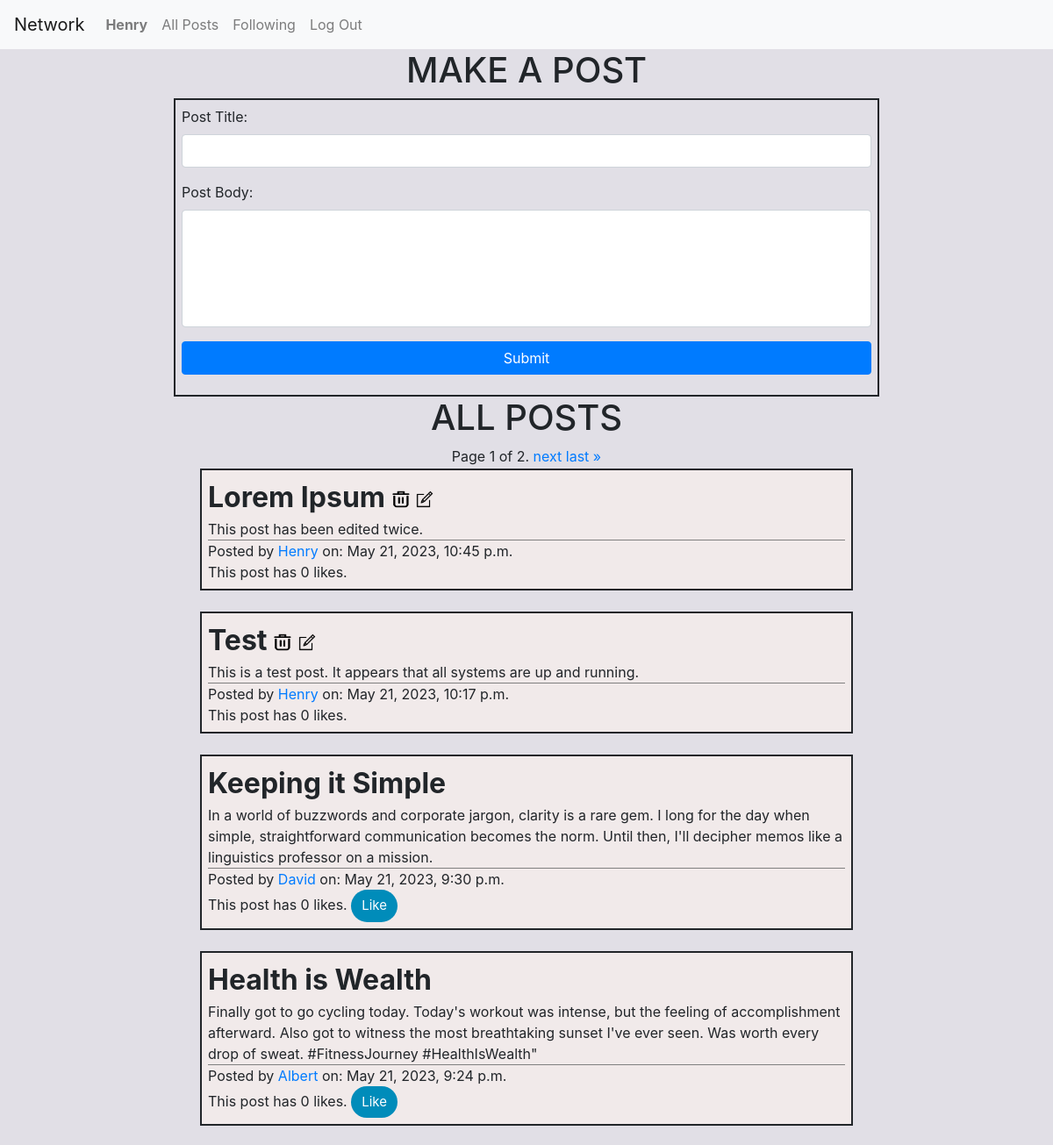
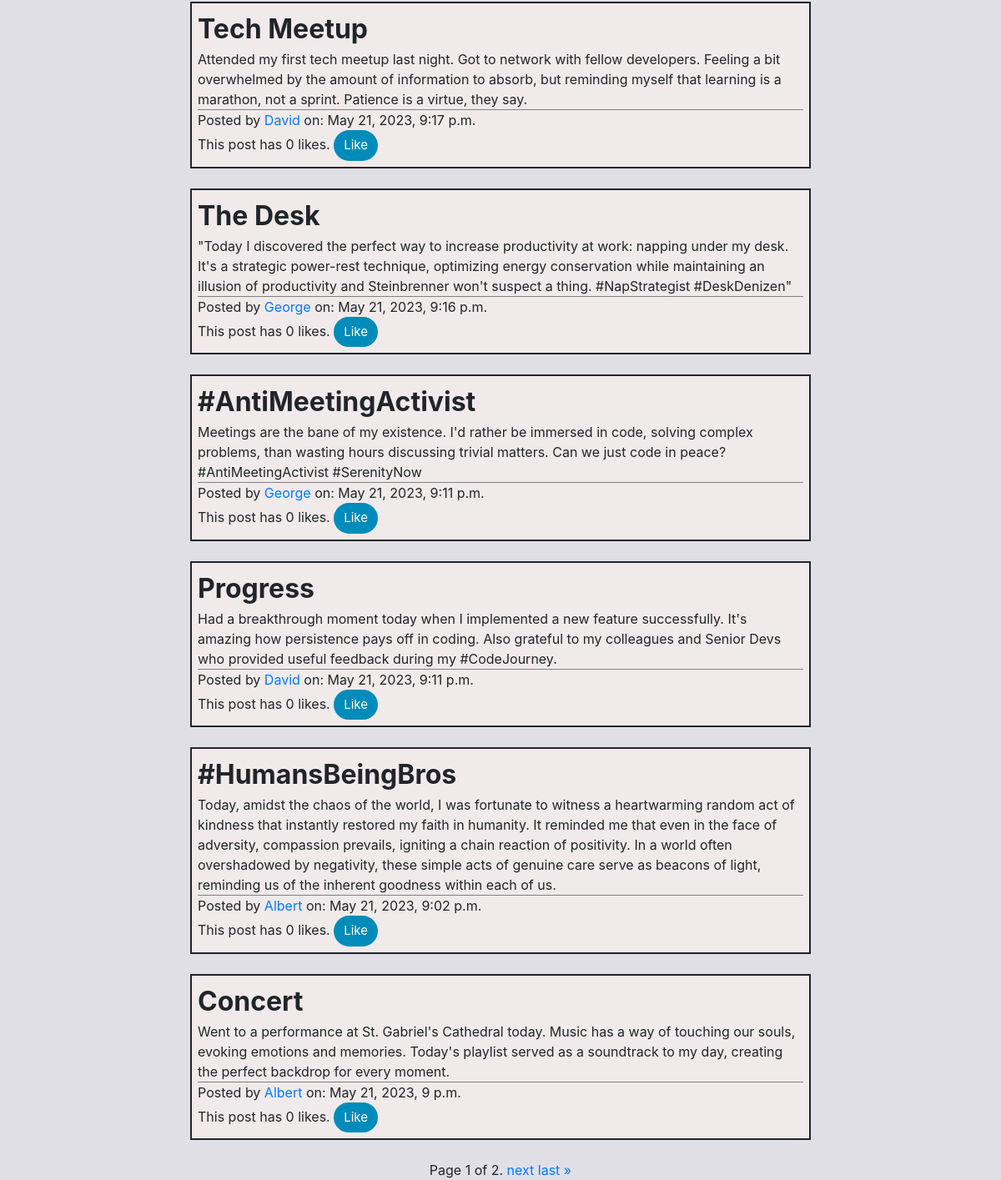
/ (signed in), run on an earlier commit of the app's database (2 pictures, top to bottom).
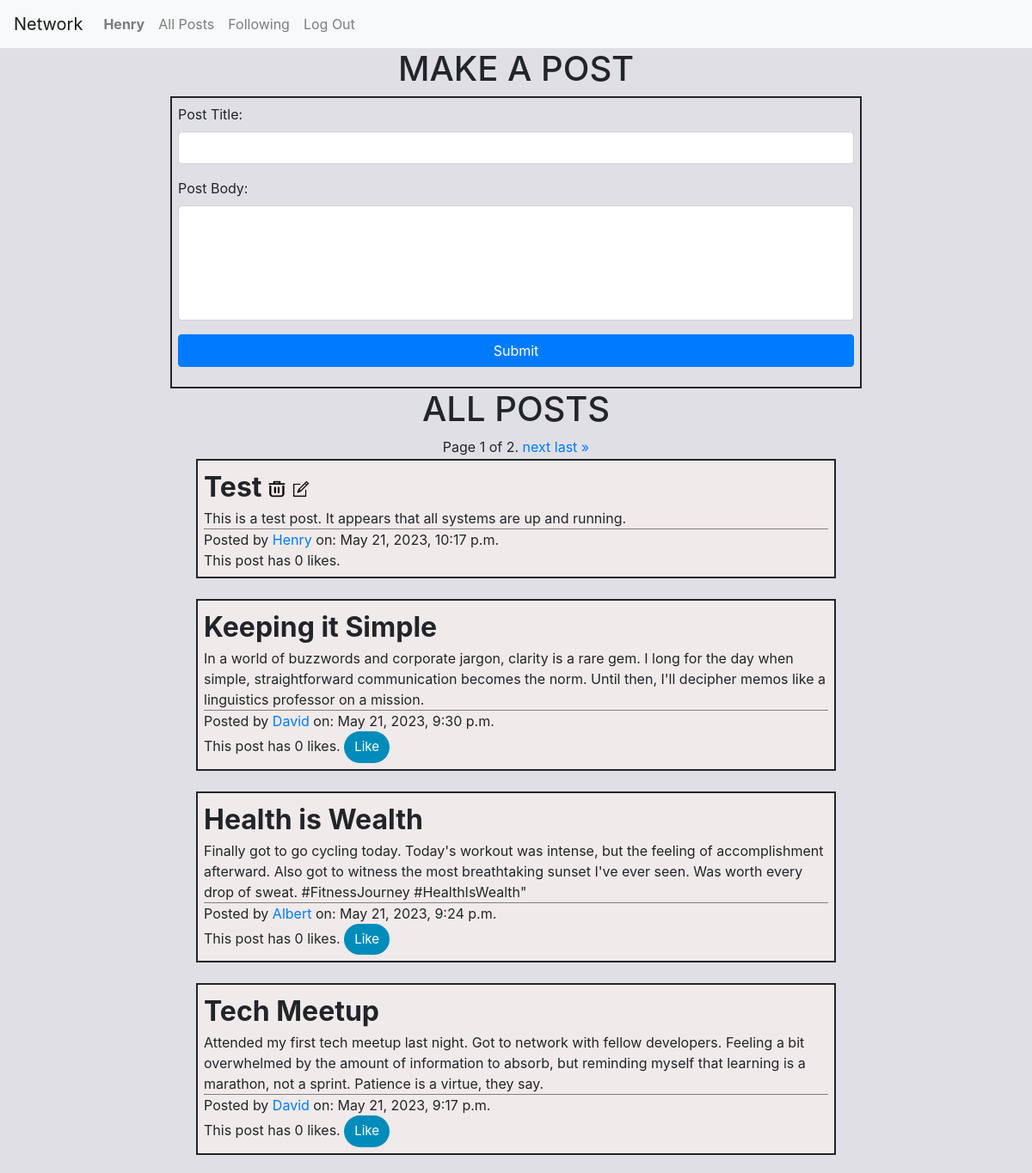
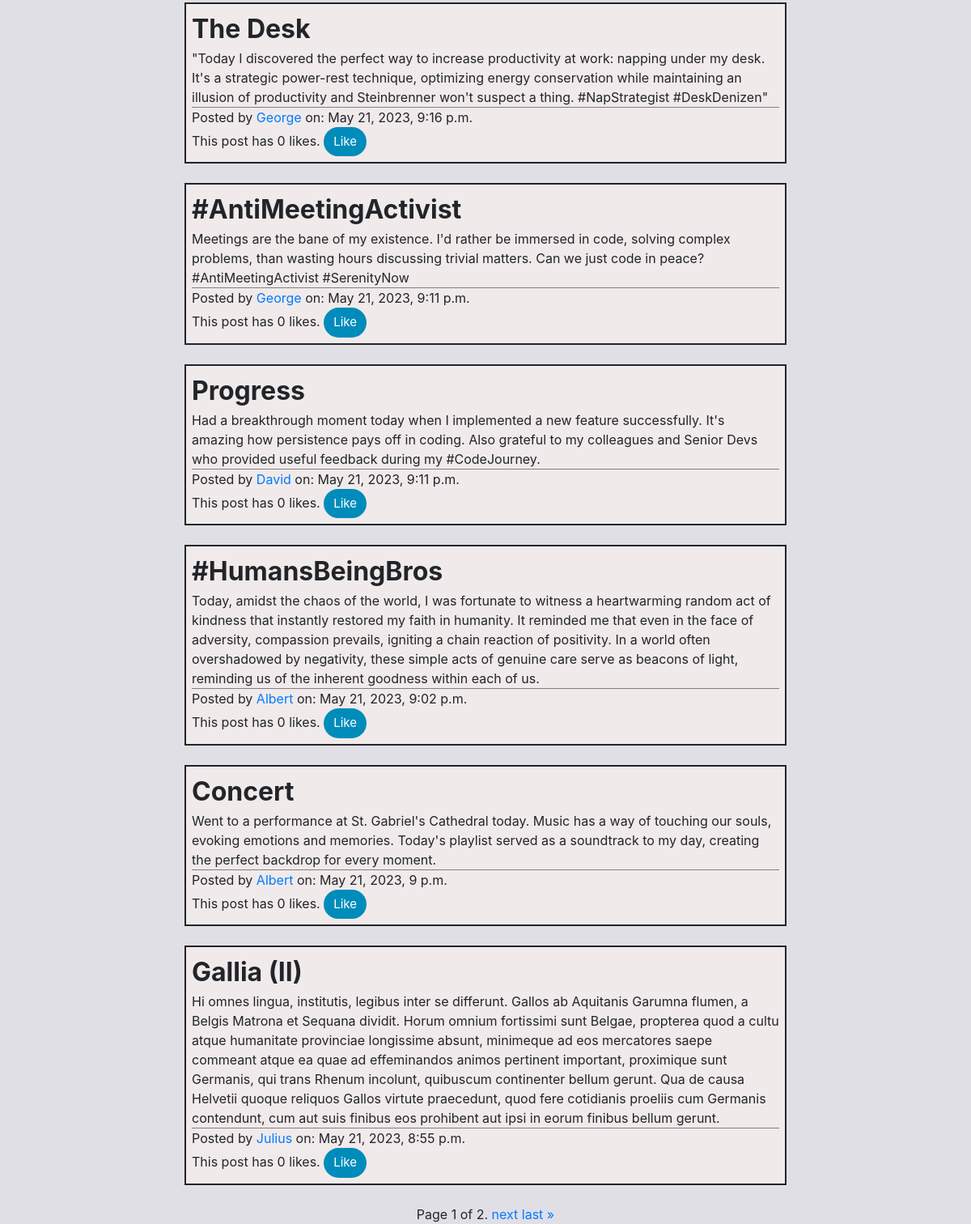
And on a later commit of the database (2 pictures, top to bottom).
### network/models.py (models this page shows, shortened)
class Post(models.Model):
    id = models.AutoField(primary_key=True)
    postTitle =  models.CharField(max_length=64)
    postBody = models.TextField()
    postTime = models.DateTimeField(default=datetime.now, blank=True)
    postAuthor = models.ForeignKey(User, on_delete = models.CASCADE, related_name="user")
    likes = models.IntegerField(default=0)

class User(AbstractUser):
    pass

### network/views.py (the view, shortened to what this page needs)
# urls.py: path("", views.index, name="index"),
def index(request):
    newPostForm = NewPostForm()
    allPosts = Post.objects.all().order_by("-postTime")
    paginator = Paginator(allPosts, 10)  # show 10 posts per page
    page_number = request.GET.get("page")
    page_obj = paginator.get_page(page_number)
    if request.user.is_authenticated:
        posts_liked_by_user = (
            LikedPost.objects.all().filter(liker=request.user)
            .values_list("post", flat=True))
    else:
        posts_liked_by_user = None
    return render(
        request,
        "network/index.html",
        {"form": newPostForm, "page_obj": page_obj, "likedList": posts_liked_by_user},
    )

### network/forms.py
class NewPostForm(forms.ModelForm):
    class Meta:
        model = Post
        fields = ["postTitle", "postBody"]
        labels = {
            "postTitle": _("Post Title"),
            "postBody": _("Post Body")
        }
        widgets = {
            'postTitle' : forms.TextInput(attrs={'class' : 'form-control'}),
            'postBody' : forms.Textarea(attrs={'class' : 'form-control', "rows" : "5", "style" : "resize: none;", "maxlength": "500"})
        }

### network/templates/network/index.html (shortened to what this page needs)
{% extends "network/layout.html" %}
{% load static %}
{% block body %}
{% if user.is_authenticated %}
<h1>MAKE A POST</h1>
<div id="form-container">
<div class="form-group">
<form id="create-post" action="#" enctype="multipart/form-data" method="post">
    {{form.as_p}}
    <div class="d-grid gap-2">
    <input class="btn btn-primary btn-block" type="submit" value="Submit">
    </div>
</form>
</div>
</div>
{% endif %}
<h1>ALL POSTS</h1>
<div class="page-navigation">
    <span class="current">
        Page {{ page_obj.number }} of {{ page_obj.paginator.num_pages }}.
    </span>
    {% if page_obj.has_next %}
        <a href="?page={{ page_obj.next_page_number }}">next</a>
        <a href="?page={{ page_obj.paginator.num_pages }}">last &raquo;</a>
    {% endif %}
</div>
{% for post in page_obj %}
{% include "singlepost.html" %}
{% endfor %}
<div class="page-navigation">
    <span class="current">
        Page {{ page_obj.number }} of {{ page_obj.paginator.num_pages }}.
    </span>
    {% if page_obj.has_next %}
        <a href="?page={{ page_obj.next_page_number }}">next</a>
        <a href="?page={{ page_obj.paginator.num_pages }}">last &raquo;</a>
    {% endif %}
</div>
{% endblock %}

### network/templates/singlepost.html (shortened to what this page needs)
{% load static %}
<div class="post-container" id="post-container-{{post.id}}">
    <div class="post-title">{{ post.postTitle }}
        {% if user == post.postAuthor %}
        <span class="post-buttons">
        <a href="#exampleModal" data-toggle="modal"><img id="delete-{{post.id}}" title="Click to delete" src="{% static 'images/delete.png' %}" width="20", height="20"></a>
        <img id="edit-icon-{{post.id}}" title="Click to edit" onClick="toggle_edit2('{{post.id}}')" src="{% static 'images/edit.png' %}" width="20", height="20">
        </span>
        {% endif %}
    </div>
    <div id="post-body-{{post.id}}"> {{ post.postBody }} </div>
    <div class="post-byline">
    Posted by <a href="{% url 'profile' post.postAuthor  %}">{{ post.postAuthor }}</a> on: {{ post.postTime }}
    </div>
    <div id="likes-{{post.id}}">
    This post has <span id="nlikes-{{post.id}}">{{post.likes}}</span> likes.
    {% if user != post.postAuthor and user.is_authenticated%}
    <button id="like-button-{{post.id}}" class="like-button" onLoad="get_like_button_state('{{post.id}}')" onClick="like('{{post.id}}')">
        {% if post.id in likedList %}
        Unlike
        {% else %}
        Like
        {% endif %}
    </button>
    {% endif %}
    </div>
    </div>

What changed in the data, as far as the page shows it:
removed Post: postTitle "Lorem Ipsum", postBody "This post has been edited twice.", postAuthor "Henry", postTime "May 21, 2023, 10:45 p.m.", likes "0"
now on this page (row unchanged): Post: postTitle "Gallia (II)", postBody "Hi omnes lingua, institutis, legibus inter se differunt. Gallos ab Aquitanis Garumna flumen, a Belgis Matrona et Sequana dividit. Horum omnium fortissimi sunt Belgae, propterea quod a cultu atque humanitate provinciae longissime absunt, minimeque ad eos mercatores saepe commeant atque ea quae ad effeminandos animos pertinent important, proximique sunt Germanis, qui trans Rhenum incolunt, quibuscum continenter bellum gerunt. Qua de causa Helvetii quoque reliquos Gallos virtute praecedunt, quod fere cotidianis proeliis cum Germanis contendunt, cum aut suis finibus eos prohibent aut ipsi in eorum finibus bellum gerunt.", postAuthor "Julius", postTime "May 21, 2023, 8:55 p.m.", likes "0", shows "Like"
